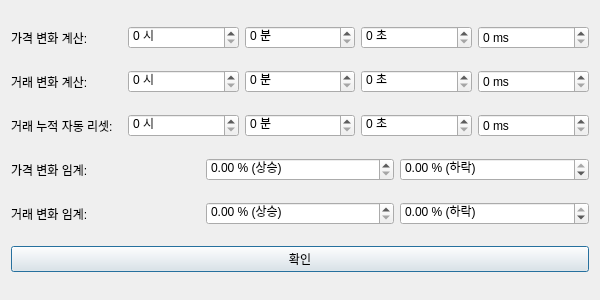
<?xml version="1.0" encoding="UTF-8"?>
<ui version="4.0">
 <class>TimeSettingsDialog</class>
 <widget class="QDialog" name="TimeSettingsDialog">
  <property name="geometry">
   <rect>
    <x>0</x>
    <y>0</y>
    <width>600</width>
    <height>300</height>
   </rect>
  </property>
  <property name="windowTitle">
   <string>기간 설정</string>
  </property>
  <layout class="QVBoxLayout" name="verticalLayout">
   <item>
    <layout class="QHBoxLayout" name="rate_calc_layout">
     <item>
      <widget class="QLabel" name="label_rate_calc">
       <property name="text">
        <string>가격 변화 계산:</string>
       </property>
      </widget>
     </item>
     <item>
      <widget class="QSpinBox" name="spin_rate_calc_h">
       <property name="suffix">
        <string> 시</string>
       </property>
       <property name="maximum">
        <number>99</number>
       </property>
      </widget>
     </item>
     <item>
      <widget class="QSpinBox" name="spin_rate_calc_m">
       <property name="suffix">
        <string> 분</string>
       </property>
       <property name="maximum">
        <number>59</number>
       </property>
      </widget>
     </item>
     <item>
      <widget class="QSpinBox" name="spin_rate_calc_s">
       <property name="suffix">
        <string> 초</string>
       </property>
       <property name="maximum">
        <number>59</number>
       </property>
      </widget>
     </item>
     <item>
      <widget class="QSpinBox" name="spin_rate_calc_ms">
       <property name="suffix">
        <string> ms</string>
       </property>
       <property name="maximum">
        <number>999</number>
       </property>
      </widget>
     </item>
    </layout>
   </item>
   <item>
    <layout class="QHBoxLayout" name="trade_calc_layout">
     <item>
      <widget class="QLabel" name="label_trade_calc">
       <property name="text">
        <string>거래 변화 계산:</string>
       </property>
      </widget>
     </item>
     <item>
      <widget class="QSpinBox" name="spin_trade_calc_h">
       <property name="suffix">
        <string> 시</string>
       </property>
       <property name="maximum">
        <number>99</number>
       </property>
      </widget>
     </item>
     <item>
      <widget class="QSpinBox" name="spin_trade_calc_m">
       <property name="suffix">
        <string> 분</string>
       </property>
       <property name="maximum">
        <number>59</number>
       </property>
      </widget>
     </item>
     <item>
      <widget class="QSpinBox" name="spin_trade_calc_s">
       <property name="suffix">
        <string> 초</string>
       </property>
       <property name="maximum">
        <number>59</number>
       </property>
      </widget>
     </item>
     <item>
      <widget class="QSpinBox" name="spin_trade_calc_ms">
       <property name="suffix">
        <string> ms</string>
       </property>
       <property name="maximum">
        <number>999</number>
       </property>
      </widget>
     </item>
    </layout>
   </item>
   <item>
    <layout class="QHBoxLayout" name="trade_reset_layout">
     <item>
      <widget class="QLabel" name="label_trade_reset">
       <property name="text">
        <string>거래 누적 자동 리셋:</string>
       </property>
      </widget>
     </item>
     <item>
      <widget class="QSpinBox" name="spin_trade_reset_h">
       <property name="suffix">
        <string> 시</string>
       </property>
       <property name="maximum">
        <number>99</number>
       </property>
      </widget>
     </item>
     <item>
      <widget class="QSpinBox" name="spin_trade_reset_m">
       <property name="suffix">
        <string> 분</string>
       </property>
       <property name="maximum">
        <number>59</number>
       </property>
      </widget>
     </item>
     <item>
      <widget class="QSpinBox" name="spin_trade_reset_s">
       <property name="suffix">
        <string> 초</string>
       </property>
       <property name="maximum">
        <number>59</number>
       </property>
      </widget>
     </item>
     <item>
      <widget class="QSpinBox" name="spin_trade_reset_ms">
       <property name="suffix">
        <string> ms</string>
       </property>
       <property name="maximum">
        <number>999</number>
       </property>
      </widget>
     </item>
    </layout>
   </item>
   <item>
    <layout class="QHBoxLayout" name="rate_threshold_layout">
     <item>
      <widget class="QLabel" name="label_rate_threshold">
       <property name="text">
        <string>가격 변화 임계:</string>
       </property>
      </widget>
     </item>
     <item>
      <widget class="QDoubleSpinBox" name="spin_rate_rise_threshold">
       <property name="suffix">
        <string> % (상승)</string>
       </property>
       <property name="decimals">
        <number>2</number>
       </property>
       <property name="minimum">
        <double>0.000000000000000</double>
       </property>
       <property name="maximum">
        <double>100.000000000000000</double>
       </property>
       <property name="singleStep">
        <double>0.010000000000000</double>
       </property>
      </widget>
     </item>
     <item>
      <widget class="QDoubleSpinBox" name="spin_rate_fall_threshold">
       <property name="suffix">
        <string> % (하락)</string>
       </property>
       <property name="decimals">
        <number>2</number>
       </property>
       <property name="minimum">
        <double>-100.000000000000000</double>
       </property>
       <property name="maximum">
        <double>0.000000000000000</double>
       </property>
       <property name="singleStep">
        <double>0.010000000000000</double>
       </property>
      </widget>
     </item>
    </layout>
   </item>
   <item>
    <layout class="QHBoxLayout" name="trade_threshold_layout">
     <item>
      <widget class="QLabel" name="label_trade_threshold">
       <property name="text">
        <string>거래 변화 임계:</string>
       </property>
      </widget>
     </item>
     <item>
      <widget class="QDoubleSpinBox" name="spin_trade_rise_threshold">
       <property name="suffix">
        <string> % (상승)</string>
       </property>
       <property name="decimals">
        <number>2</number>
       </property>
       <property name="minimum">
        <double>0.000000000000000</double>
       </property>
       <property name="maximum">
        <double>100.000000000000000</double>
       </property>
       <property name="singleStep">
        <double>0.010000000000000</double>
       </property>
      </widget>
     </item>
     <item>
      <widget class="QDoubleSpinBox" name="spin_trade_fall_threshold">
       <property name="suffix">
        <string> % (하락)</string>
       </property>
       <property name="decimals">
        <number>2</number>
       </property>
       <property name="minimum">
        <double>-100.000000000000000</double>
       </property>
       <property name="maximum">
        <double>0.000000000000000</double>
       </property>
       <property name="singleStep">
        <double>0.010000000000000</double>
       </property>
      </widget>
     </item>
    </layout>
   </item>
   <item>
    <widget class="QPushButton" name="btn_ok">
     <property name="text">
      <string>확인</string>
     </property>
    </widget>
   </item>
  </layout>
 </widget>
 <resources/>
 <connections/>
</ui>
